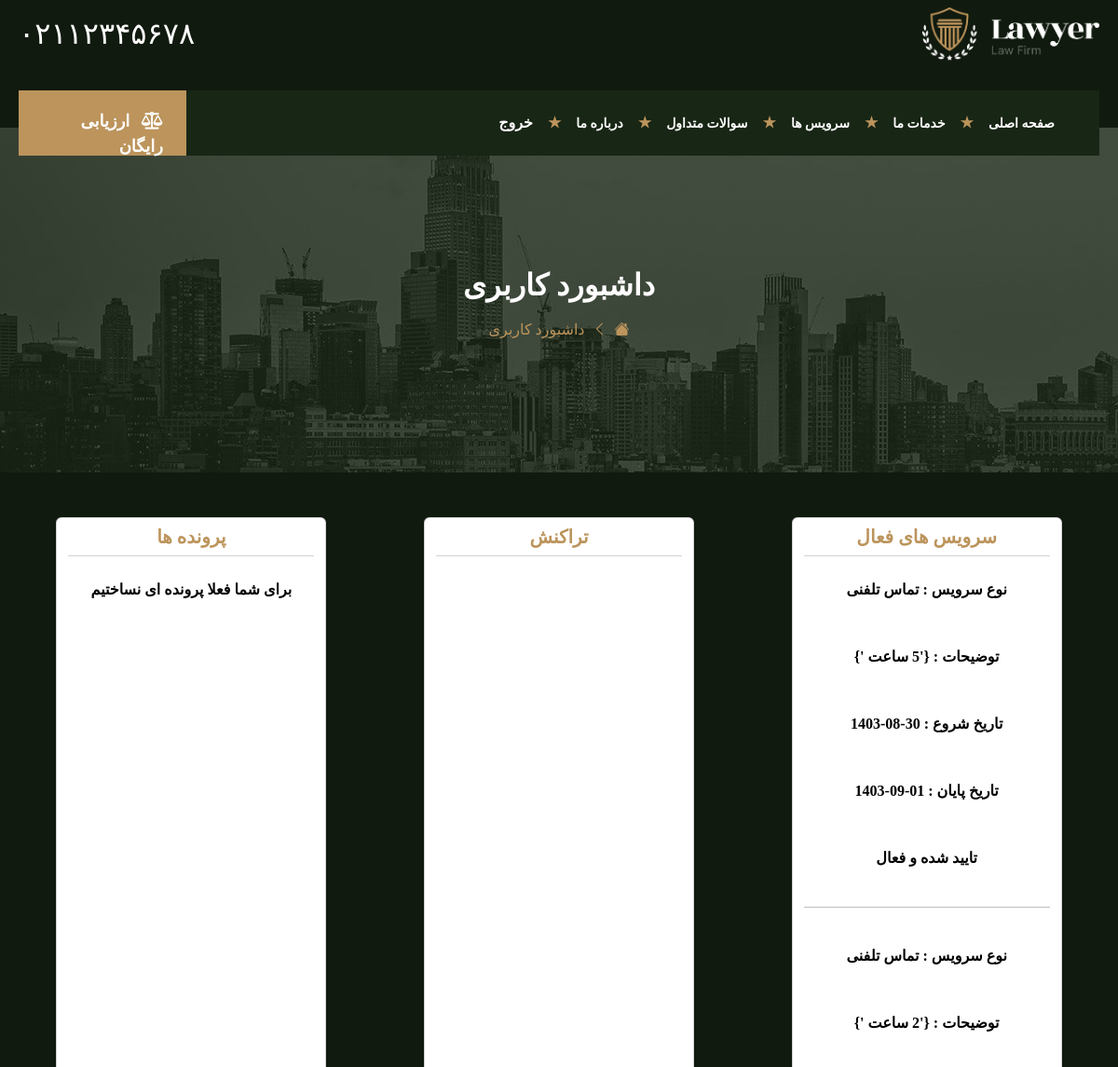
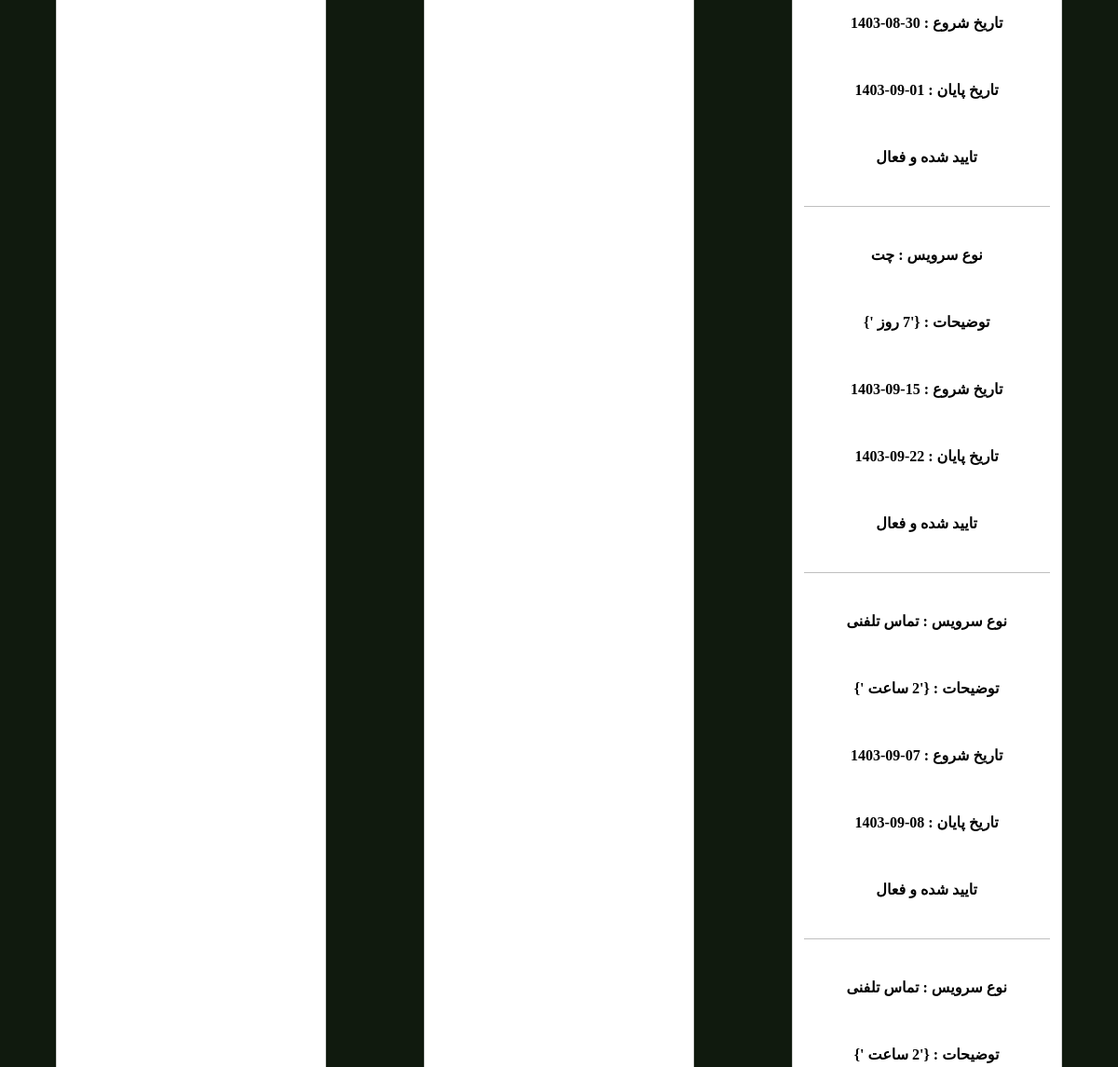
The app's page /dashboard/ (signed in, upper part), older data (2 pictures, top to bottom).
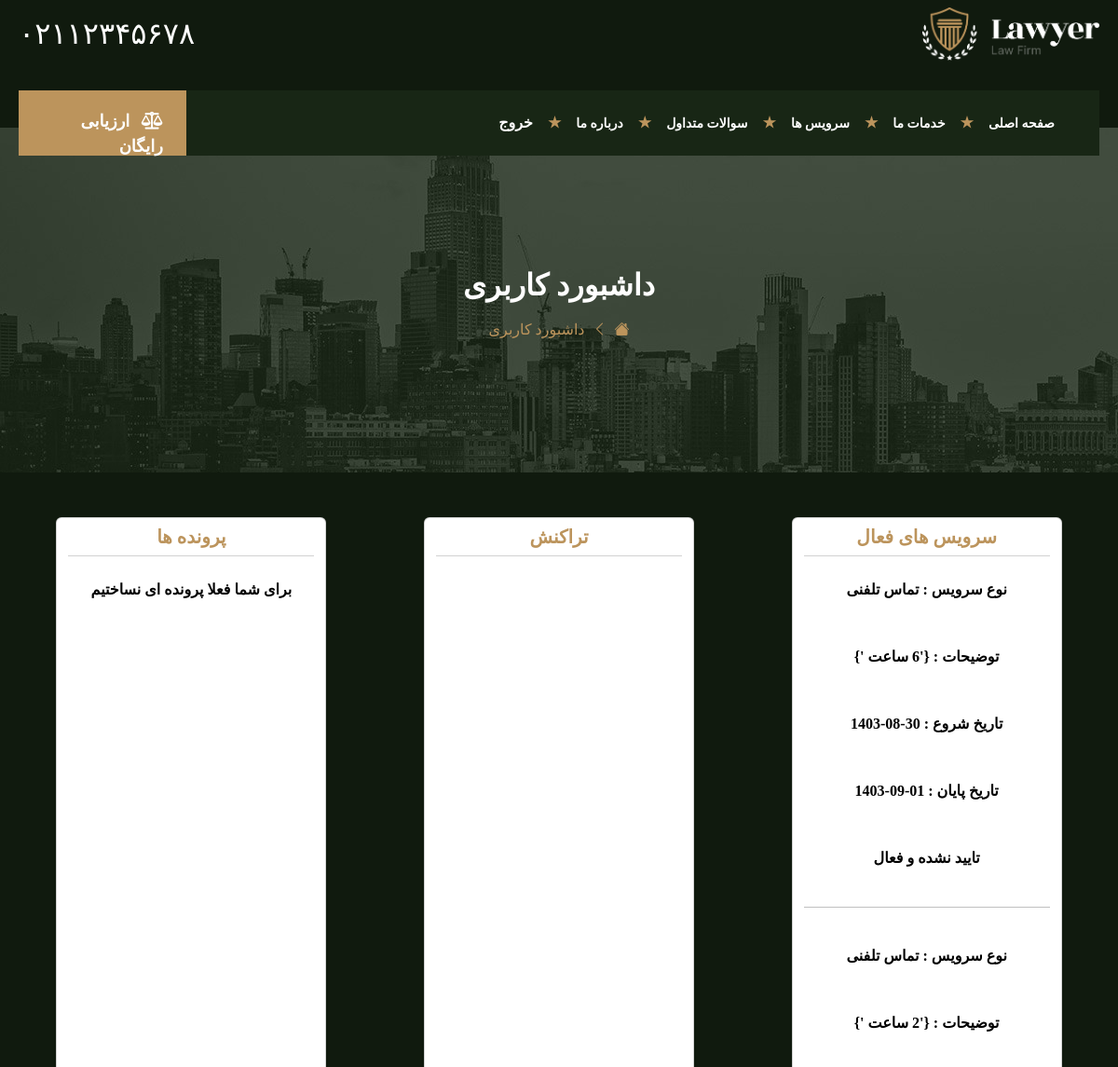
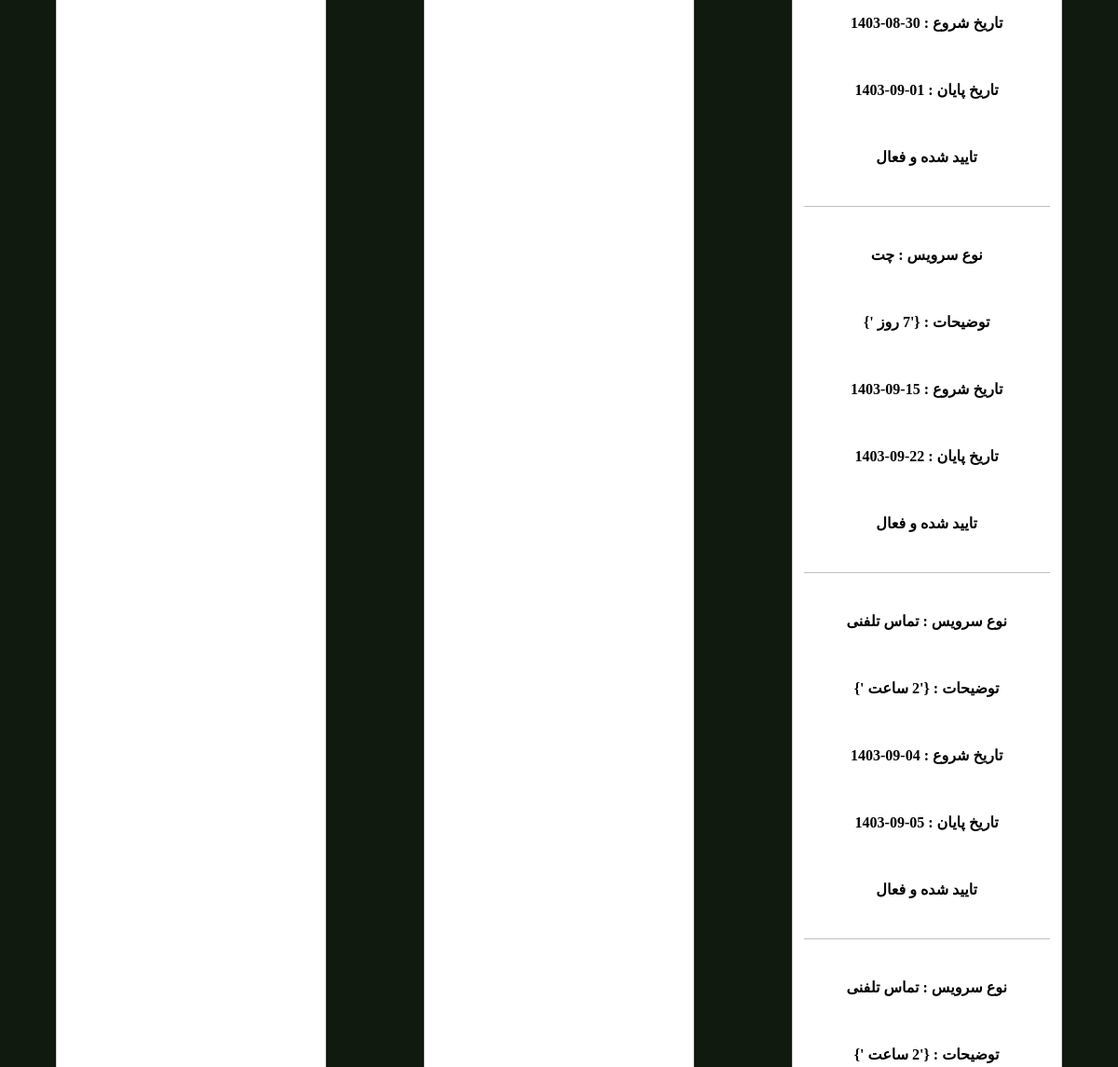
The same page, newer data (2 pictures, top to bottom).
### service/models.py (models this page shows)
class UserServiceRequest(models.Model):
    user = models.ForeignKey(Client, on_delete=models.CASCADE)
    service = models.ForeignKey(Service, on_delete=models.CASCADE)
    start_date = models.DateTimeField()
    end_date = models.DateTimeField()
    title = models.CharField(max_length=500,null=True,blank=True)
    description = models.TextField(null=True, blank=True)
    is_active = models.BooleanField(default=True)
    is_accepted = models.BooleanField(default=False)

### users/views.py (the view, shortened to what this page needs)
# urls.py: path('dashboard/', dashboard, name='dashboard'),
@login_required
def dashboard(request, username=None):
    if request.user.is_superuser:
        if username is not None:
            user = get_object_or_404(Client, username=username)  # بررسی وجود کاربر
            services = UserServiceRequest.objects.filter(user=user)
            transactions = WalletTransaction.objects.filter(user=user)
        else:
            user = request.user
            services = UserServiceRequest.objects.filter(user=user)
            transactions = WalletTransaction.objects.filter(user=user)
    return render(request, 'users/dashboard.html', {
        'user': user,
        'services': services,
        'transactions': transactions,
    })

### users/templates/users/dashboard.html (shortened to what this page needs)
{% extends 'base.html' %}
{% block banner %}
    <div class="banner">
        <div class="text-center" style="padding-top: 150px;">
            <h2>داشبورد کاربری</h2>
            <div class="mt-3 d-flex gap-2 text-gold justify-content-center">
                <i class="bi bi-house-fill"></i>
                <i class="bi bi-chevron-left"> </i>
                <span class="fw-light">داشبورد کاربری</span>
            </div>
        </div>
    </div>
{% endblock banner %}
{% block content %}
    <section class="service-section mt-5">
        <div class="container-2 text-center">
            <div class="row gap-4 mx-auto">
                <div class="bg-white box-profile text-black  position-relative col-12 col-md-3 card mx-auto">
                    <h5 class="card-header text-center text-gold bg-white">سرویس های فعال</h5>
                    {% if services %}
                        {% for service in services %}
                            <span class="p-4"> نوع سرویس : {{ service.title }}</span>
                            {% if service.service_id != 3 %}
                                <span class="p-4"> توضیحات : {{ service.description }}</span>
                            {% endif %}
                            <span class="p-4"> تاریخ شروع : {{ service.start_date|date:"d-m-Y" }}</span>
                            <span class="p-4"> تاریخ پایان : {{ service.end_date|date:"d-m-Y" }}</span>
                            <span class="p-4">
                                {% if service.is_accepted == 1 %}
                                    تایید شده
                                {% else %}
                                    تایید نشده
                                {% endif %}
                                و
                                {% if service.is_active == 1 %}
                                    فعال
                                {% else %}
                                    اتمام سرویس
                                {% endif %}
        </span>
                            <hr>
                        {% endfor %}
                    {% else %}
                        <a class="btn btn-primary mt-3" href="http://localhost:8000/pricing/">خرید سرویس</a>
                    {% endif %}
                </div>
                <div class="bg-white box-profile text-black  position-relative col-12 col-md-3 card mx-auto">
                    <h5 class="bg-white card-header text-center text-gold">تراکنش </h5>
                </div>
                <div class="bg-white box-profile text-black  position-relative col-12 col-md-3 card mx-auto">
                    <h5 class="bg-white card-header text-center text-gold">پرونده ها</h5>
                    <p class="p-4">برای شما فعلا پرونده ای نساختیم</p>
                </div>
            </div>
        </div>
    </section>
{% endblock %}

Row changes from the older to the newer data that the page shows:
changed UserServiceRequest: description "{'5 ساعت '}" → "{'6 ساعت '}"; is_accepted "تایید شده" → "تایید نشده"
changed UserServiceRequest (number 4 of 5 on the later page): start_date "07-09-1403" → "04-09-1403"; end_date "08-09-1403" → "05-09-1403"
